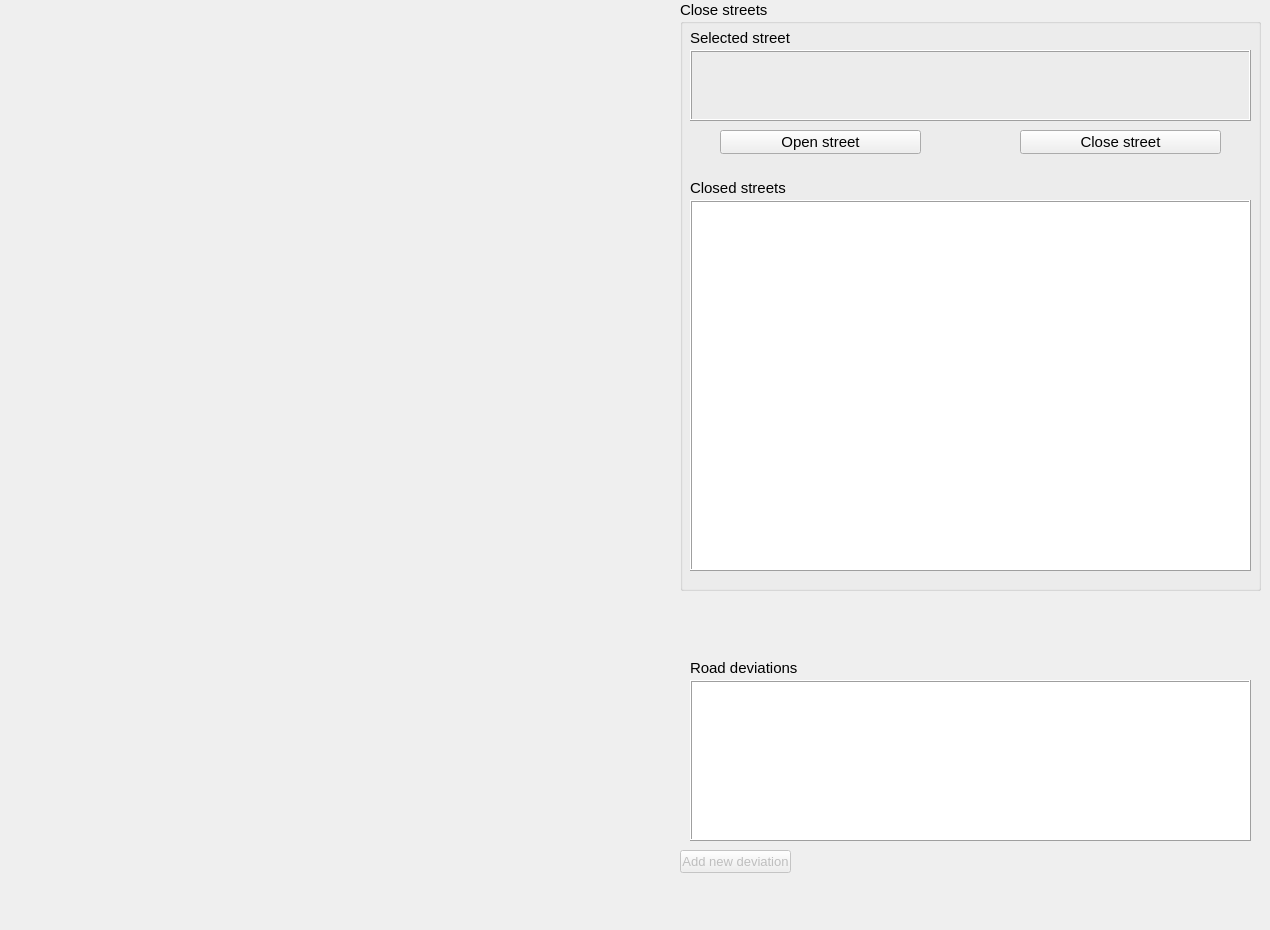
         <widget class="QWidget" name="Road_work_planning">
          <attribute name="title">
           <string>Road work planning</string>
          </attribute>
          <widget class="QLabel" name="label_road_deviation">
           <property name="geometry">
            <rect>
             <x>690</x>
             <y>660</y>
             <width>121</width>
             <height>16</height>
            </rect>
           </property>
           <property name="font">
            <font>
             <pointsize>11</pointsize>
            </font>
           </property>
           <property name="text">
            <string>Road deviations</string>
           </property>
          </widget>
          <widget class="QListView" name="listView_road_deviation">
           <property name="geometry">
            <rect>
             <x>690</x>
             <y>680</y>
             <width>561</width>
             <height>161</height>
            </rect>
           </property>
           <property name="minimumSize">
            <size>
             <width>320</width>
             <height>150</height>
            </size>
           </property>
           <property name="font">
            <font>
             <pointsize>10</pointsize>
            </font>
           </property>
           <property name="frameShape">
            <enum>QFrame::Box</enum>
           </property>
           <property name="frameShadow">
            <enum>QFrame::Raised</enum>
           </property>
          </widget>
          <widget class="QPushButton" name="Button_new_deviation">
           <property name="enabled">
            <bool>false</bool>
           </property>
           <property name="geometry">
            <rect>
             <x>680</x>
             <y>850</y>
             <width>111</width>
             <height>23</height>
            </rect>
           </property>
           <property name="font">
            <font>
             <pointsize>10</pointsize>
            </font>
           </property>
           <property name="layoutDirection">
            <enum>Qt::LeftToRight</enum>
           </property>
           <property name="text">
            <string>Add new deviation</string>
           </property>
          </widget>
          <widget class="QWidget" name="layoutWidget">
           <property name="geometry">
            <rect>
             <x>0</x>
             <y>0</y>
             <width>681</width>
             <height>921</height>
            </rect>
           </property>
           <layout class="QVBoxLayout" name="mapLayout">
            <property name="sizeConstraint">
             <enum>QLayout::SetMinimumSize</enum>
            </property>
           </layout>
          </widget>
          <widget class="QLabel" name="label_ulb">
           <property name="geometry">
            <rect>
             <x>1203</x>
             <y>866</y>
             <width>51</width>
             <height>51</height>
            </rect>
           </property>
           <property name="text">
            <string/>
           </property>
           <property name="scaledContents">
            <bool>true</bool>
           </property>
          </widget>
          <widget class="QLabel" name="label_mlg">
           <property name="geometry">
            <rect>
             <x>1080</x>
             <y>885</y>
             <width>111</width>
             <height>31</height>
            </rect>
           </property>
           <property name="text">
            <string/>
           </property>
           <property name="scaledContents">
            <bool>true</bool>
           </property>
          </widget>
          <widget class="QGroupBox" name="groupBox_15">
           <property name="geometry">
            <rect>
             <x>680</x>
             <y>0</y>
             <width>581</width>
             <height>591</height>
            </rect>
           </property>
           <property name="font">
            <font>
             <pointsize>11</pointsize>
            </font>
           </property>
           <property name="layoutDirection">
            <enum>Qt::LeftToRight</enum>
           </property>
           <property name="title">
            <string>Close streets</string>
           </property>
           <widget class="QLabel" name="label_selected_road">
            <property name="geometry">
             <rect>
              <x>10</x>
              <y>30</y>
              <width>101</width>
              <height>16</height>
             </rect>
            </property>
            <property name="font">
             <font>
              <pointsize>11</pointsize>
             </font>
            </property>
            <property name="text">
             <string>Selected street</string>
            </property>
           </widget>
           <widget class="QLabel" name="label_selected_road_from_map">
            <property name="geometry">
             <rect>
              <x>10</x>
              <y>50</y>
              <width>561</width>
              <height>71</height>
             </rect>
            </property>
            <property name="minimumSize">
             <size>
              <width>320</width>
              <height>50</height>
             </size>
            </property>
            <property name="font">
             <font>
              <pointsize>12</pointsize>
             </font>
            </property>
            <property name="locale">
             <locale language="French" country="Belgium"/>
            </property>
            <property name="frameShape">
             <enum>QFrame::Box</enum>
            </property>
            <property name="frameShadow">
             <enum>QFrame::Raised</enum>
            </property>
            <property name="text">
             <string/>
            </property>
           </widget>
           <widget class="QPushButton" name="openStreetButton">
            <property name="geometry">
             <rect>
              <x>40</x>
              <y>130</y>
              <width>201</width>
              <height>24</height>
             </rect>
            </property>
            <property name="minimumSize">
             <size>
              <width>130</width>
              <height>24</height>
             </size>
            </property>
            <property name="font">
             <font>
              <pointsize>11</pointsize>
             </font>
            </property>
            <property name="text">
             <string>Open street</string>
            </property>
           </widget>
           <widget class="QPushButton" name="closeStreetButton">
            <property name="geometry">
             <rect>
              <x>340</x>
              <y>130</y>
              <width>201</width>
              <height>24</height>
             </rect>
            </property>
            <property name="minimumSize">
             <size>
              <width>130</width>
              <height>24</height>
             </size>
            </property>
            <property name="font">
             <font>
              <pointsize>11</pointsize>
             </font>
            </property>
            <property name="text">
             <string>Close street</string>
            </property>
           </widget>
           <widget class="QLabel" name="label_closed_roads">
            <property name="geometry">
             <rect>
              <x>10</x>
              <y>180</y>
              <width>101</width>
              <height>16</height>
             </rect>
            </property>
            <property name="font">
             <font>
              <pointsize>11</pointsize>
             </font>
            </property>
            <property name="text">
             <string>Closed streets</string>
            </property>
           </widget>
           <widget class="QListView" name="closedStreetListView">
            <property name="geometry">
             <rect>
              <x>10</x>
              <y>200</y>
              <width>561</width>
              <height>371</height>
             </rect>
            </property>
            <property name="minimumSize">
             <size>
              <width>320</width>
              <height>90</height>
             </size>
            </property>
            <property name="font">
             <font>
              <pointsize>11</pointsize>
             </font>
            </property>
            <property name="layoutDirection">
             <enum>Qt::LeftToRight</enum>
            </property>
            <property name="locale">
             <locale language="French" country="Belgium"/>
            </property>
            <property name="frameShape">
             <enum>QFrame::Box</enum>
            </property>
            <property name="frameShadow">
             <enum>QFrame::Raised</enum>
            </property>
            <property name="lineWidth">
             <number>1</number>
            </property>
            <property name="editTriggers">
             <set>QAbstractItemView::DoubleClicked</set>
            </property>
            <property name="viewMode">
             <enum>QListView::ListMode</enum>
            </property>
           </widget>
          </widget>
         </widget>
